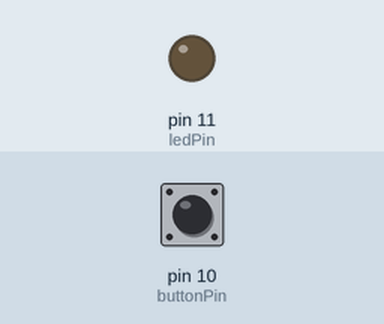
Recording of a sketch running on a simulated Arduino Uno, built with avr-gcc and run on an emulated ATmega328P. Shown: output pins drawn as LEDs (lit = HIGH). The test bench sets the inputs (shaded band); at power-on: pin 10 (buttonPin) HIGH.

Above: at 1.2 s.
1.3 s: pin 10 (buttonPin) pulled LOW for 0.15 s
At 2.5 s:
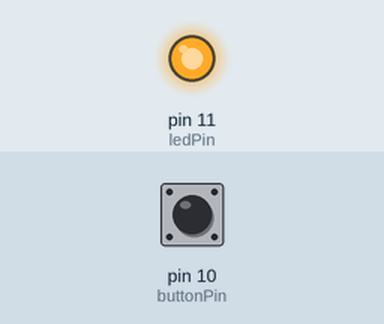
2.9 s: pin 10 (buttonPin) pulled LOW for 1 s
At 3.7 s:
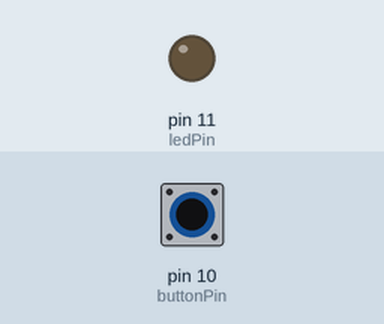
5.4 s: pin 10 (buttonPin) pulled LOW for 3.2 s
At 6.8 s:
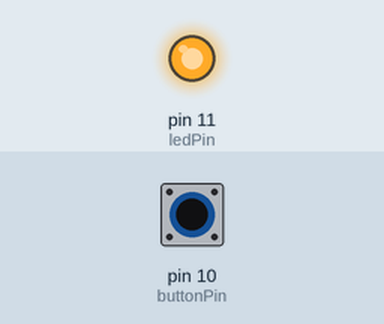
Timing chart, 0 to 8.4 s (numbered marks = the images above; inputs shaded):
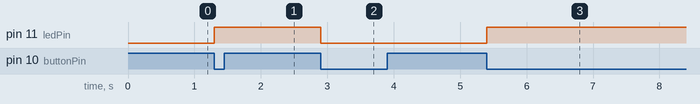

The sketch:

opdracht2_code.ino
```cpp
//definieren button pin en led pin
const int buttonPin = 10;
const int ledPin    = 11;

// variables will change:
int ledState = LOW;     // variabele eerste status van led op LOW
int lastButtonState;    // variabele voor laatste button status
int currentButtonState; // variabele voor status nu van button

void setup() {
  Serial.begin(9600);                // serial initialiseren
  pinMode(buttonPin, INPUT_PULLUP); // buttonpin op pullup zetten
  pinMode(ledPin, OUTPUT);          // ledpin op output zetten

  currentButtonState = digitalRead(buttonPin);
}

void loop() {
  lastButtonState    = currentButtonState;      // laatste status opslaan
  currentButtonState = digitalRead(buttonPin); // nieuwe status lezen

  if(lastButtonState == HIGH && currentButtonState == LOW) {

    // status van de led veranderen bij button button low of high
    ledState = !ledState;
    digitalWrite(ledPin, ledState);
  }
}
//bronnen
//https://arduinogetstarted.com/tutorials/arduino-button-toggle-led
```

Measured:
- after the input at 1.3 s, pin 11 (ledPin): LOW → HIGH at once
- after the input at 2.9 s, pin 11 (ledPin): HIGH → LOW at once
- after the input at 5.4 s, pin 11 (ledPin): LOW → HIGH at once
